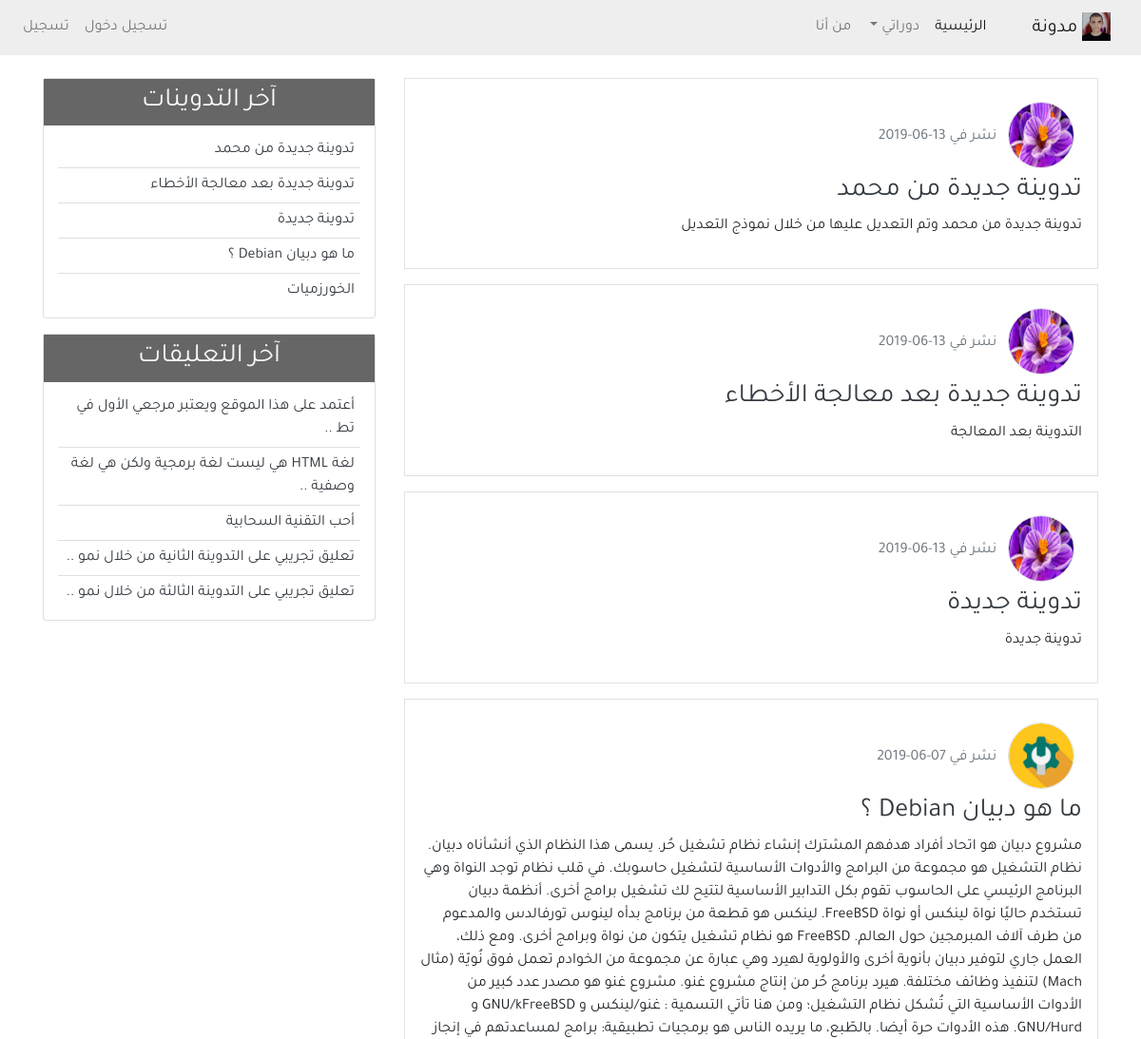
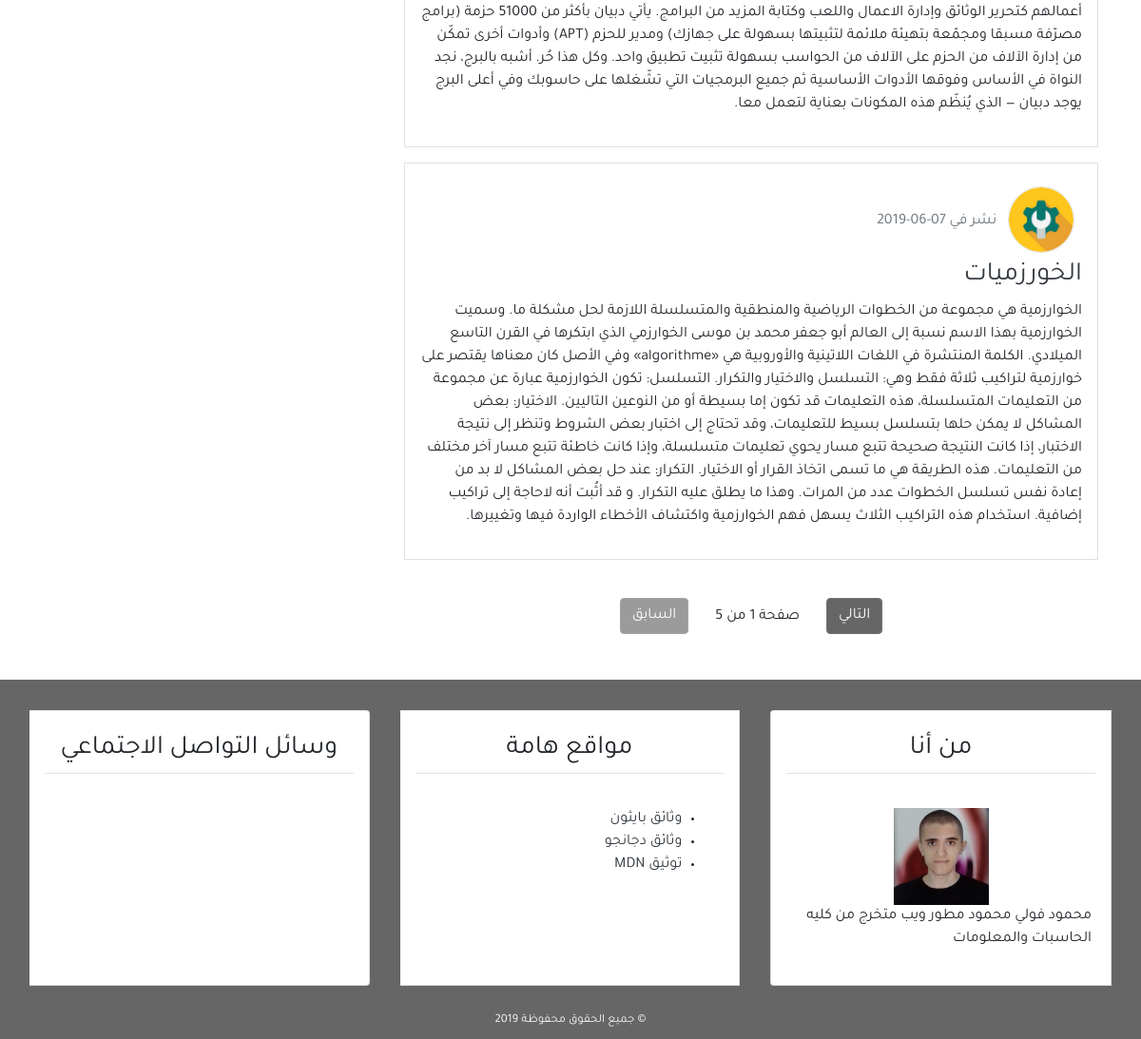
The page / on the database its author committed (2 pictures, top to bottom).
### blog/models.py (models this page shows, shortened)
class Post(models.Model):
    title = models.CharField(max_length=100)
    content = models.TextField()
    post_date = models.DateTimeField(default=timezone.now)
    post_update = models.DateTimeField(auto_now=True)
    author = models.ForeignKey(User, on_delete=models.CASCADE)
    class Meta:
        ordering = ('-post_date', )

class Comment(models.Model):
    name = models.CharField(max_length=50, verbose_name='الاسم')
    email = models.EmailField(verbose_name='البريد الإلكتروني')
    body = models.TextField(verbose_name='التعليق')
    comment_date = models.DateTimeField(auto_now_add=True)
    active = models.BooleanField(default=False)
    post = models.ForeignKey(
        Post, on_delete=models.CASCADE, related_name='comments')
    class Meta:
        ordering = ('-comment_date',)

### user/models.py (models this page shows, shortened)
class Profile(models.Model):
    image = models.ImageField(default='default.jpg', upload_to='profile_pics')
    user = models.OneToOneField(User, on_delete=models.CASCADE)

### blog/views.py (the view)
# urls.py: path('', views.home, name='home'),
def home(request):
    posts = Post.objects.all()
    paginator = Paginator(posts, 5)
    page = request.GET.get('page')
    try:
        posts = paginator.page(page)
    except PageNotAnInteger:
        posts = paginator.page(1)
    except EmptyPage:
        posts = paginator.page(paginator.num_page)
    context = {
        'title': 'الصفحة الرئيسية',
        'posts': posts,
        'page': page,
    }
    return render(request, 'blog/index.html', context)

### blog/templatetags/post_tag.py (called while the page is built)
@register.inclusion_tag('blog/latest_posts.html')
def latest_posts():
    context = {
        'l_posts': Post.objects.all()[0:5],
    }
    return context

@register.inclusion_tag('blog/latest_comments.html')
def latest_comments():
    context = {
        'l_comments': Comment.objects.filter(active=True)[:5],
    }
    return context

### blog/templates/blog/index.html (shortened to what this page needs)
{% extends 'blog/base.html' %}
{% block content %}
{% for post in posts %}
<div class="border p-3 mb-3">
    <img class="img-fluid rounded-circle border m-2" style="width: 70px; height:70px;"
        src="{{post.author.profile.image.url}}" alt="صورة الناشر">
    <span class="text-secondary">نشر في {{post.post_date|date:'d-m-Y'}}</span>
    <h3><a class="text-dark" href="{% url 'detail' post.id %}">{{post.title}}</a></h3>
    <p>{{post.content}}</p>
</div>
{% empty %}
<div class="border p-3 mb-3">
    <h3>لا يوجد تدوينات، إذا كان لديك حساب مسجل من قبل يمكنك <a href="{% url 'login' %}">تسجيل الدخول</a> والقيام بنشر
        أول تدوينة في الموقع.</h3>
</div>
{% endfor %}
{% include 'blog/pagination.html' with page=posts %}
{% endblock content %}

### blog/templates/blog/base.html (shortened to what this page needs)
{% load static %}
{% load post_tag %}
<!DOCTYPE html>
<html lang="ar">
<head>
    <link rel="stylesheet" href="{% static 'blog/css/bootstrap.min.css' %}">
    <link rel="stylesheet" href="{% static 'blog/css/main.css' %}">
</head>
<body>
    <header>
        <nav class="navbar navbar-expand-lg navbar-light bg-light">
            <a class="navbar-brand" href="#">
                <img src="{% static 'blog/images/2.PNG' %}" alt="شعار مدونة" width="30px">
                مدونة</a>
            <div class="collapse navbar-collapse" id="navbarSupportedContent">
                <ul class="navbar-nav">
                    <li class="nav-item active">
                        <a class="nav-link" href="{% url 'home' %}">الرئيسية <span class="sr-only">(current)</span></a>
                    </li>
                    <li class="nav-item dropdown">
                        <a class="nav-link dropdown-toggle" href="#" id="navbarDropdown" role="button"
                            data-toggle="dropdown" aria-haspopup="true" aria-expanded="false">
                            دوراتي
                        </a>
                    </li>
                    <li class="nav-item">
                        <a class="nav-link" href="{% url 'about' %}">من أنا</a>
                    </li>
                </ul>
                {% if user.is_authenticated %}
                <ul class="navbar-nav mr-auto">
                    <li class="nav-item"><a class="nav-link" href="{% url 'new_post' %}">تدوينة جديدة</a></li>
                    <li class="nav-item"><a class="nav-link" href="{% url 'profile' %}">الملف الشخصي</a></li>
                    <li class="nav-item"><a class="nav-link" href="{% url 'logout' %}">تسجيل خروج</a></li>
                </ul>
                {% else %}
                <ul class="navbar-nav mr-auto">
                    <li class="nav-item"><a class="nav-link" href="{% url 'login' %}">تسجيل دخول</a></li>
                    <li class="nav-item"><a class="nav-link" href="{% url 'register' %}">تسجيل</a></li>
                </ul>
                {% endif %}
            </div>
        </nav>
    </header>
    <section>
        <div class="container">
            <div class="row mt-4">
                <div class="col-md-8">
                    {% block content %}
                    {% endblock content %}
                </div>
                <div class="col-md-4">
                    <div class="card mb-3">
                        <h3 class="text-center bg-secondary text-light p-2">آخر التدوينات</h3>
                        {% latest_posts %}
                    </div>
                    <div class="card mb-3">
                        <h3 class="text-center bg-secondary text-light p-2">آخر التعليقات</h3>
                        {% latest_comments %}
                    </div>
                </div>
            </div>
        </div>
    </section>
    <footer class="bg-secondary">
        <div class="container-fluid">
            <div class="row">
                <div class="col-md">
                    <div class="card-group mt-3">
                        <div class="card m-3">
                            <h3 class="card-title text-center border-bottom p-2 m-3">من أنا</h3>
                            <div class="card-body">
                                <div class="text-center">
                                    <img src="{% static 'blog/images/2.PNG' %}" alt="شعار مدونة" width="100px">
                                </div>
                                <p>محمود فولي محمود مطور ويب متخرج من كليه الحاسبات والمعلومات
                                </p>
                            </div>
                        </div>
                        <div class="card m-3">
                            <h3 class="card-title text-center border-bottom p-2 m-3">مواقع هامة</h3>
                            <div class="card-body">
                                <ul>
                                    <li><a class="text-dark" href="https://www.python.org/doc/">وثائق بايثون</a></li>
                                    <li><a class="text-dark" href="https://docs.djangoproject.com/en/2.2/">وثائق
                                            دجانجو</a></li>
                                    <li><a class="text-dark" href="https://developer.mozilla.org/">توثيق MDN</a></li>
                                </ul>
                            </div>
                        </div>
                        <div class="card m-3">
                            <h3 class="card-title text-center border-bottom p-2 m-3">وسائل التواصل الاجتماعي</h3>
                            <h4 class="card-body text-center">
                            </h4>
                        </div>
                    </div>
                </div>
            </div>
            <div class="row p-2">
                <div class="col-md text-center">
                    <small class="text-light">&copy; جميع الحقوق محفوظة {% now 'Y' %}</small>
                </div>
            </div>
        </div>
    </footer>
</body>
</html>

### blog/templates/blog/pagination.html
<div class="pt-3 mt-4 mb-5 text-center">
    {% if page.has_next %}
    <a class="btn btn-secondary bg-secondary" href="?page={{page.next_page_number}}">التالي</a>
    {% else %}
    <a class="btn btn-secondary bg-secondary disabled" href="#">التالي</a>
    {% endif %}
    <span class="pr-4 pl-4">صفحة {{page.number}} من {{page.paginator.num_pages}}</span>
    {% if page.has_previous %}
    <a class="btn btn-secondary bg-secondary" href="?page={{page.previous_page_number}}">السابق</a>
    {% else %}
    <a class="btn btn-secondary bg-secondary disabled" href="#">السابق</a>
    {% endif %}
</div>

### blog/templates/blog/latest_posts.html
<ul class="list-group-flush latest-post">
    {% for post in l_posts %}
    <li class="list-group-item latest-post-item">
        <a class="text-dark" href="{% url 'detail' post.id %}">{{post.title}}</a>
    </li>
    {% empty %}
    <li class="list-group-item latest-post-item">لا يوجد تدوينات</li>
    {% endfor %}
</ul>

### blog/templates/blog/latest_comments.html
<ul class="list-group-flush latest-comment">
    {% for comment in l_comments %}
    <li class="list-group-item latest-comment-item">
        <a class="text-dark" href="{% url 'detail' comment.post.id %}">
            {% if comment.body|length > 40 %}
            {{comment.body|slice:'45'}} ..
            {% else %}
            {{comment.body}}
            {% endif %}
        </a>
    </li>
    {% empty %}
    <li class="list-group-item latest-comment-item">لا يوجد تعليقات</li>
    {% endfor %}
</ul>

### blog/static/blog/css/main.css (style rules this page uses)
html, body { direction: rtl; text-align: right; }
body { font-family: 'Tajawal', sans-serif; }
.bg-secondary { background-color: #666 !important; }
.bg-light { background-color: #EEE !important; }
.latest-post, .latest-comment { padding: 0 15px; }
.latest-post .latest-post-item, .latest-comment .latest-comment-item { padding: 6px; }
.latest-post li:first-child, .latest-comment li:first-child { border-top: 0; }
.latest-post li:last-child, .latest-comment li:last-child { border-bottom: 0; padding-bottom: 0; }

### rows shown on the page
Post: author.profile.image (picture), post_date "13-06-2019", title "تدوينة جديدة من محمد", content "تدوينة جديدة من محمد وتم التعديل عليها من خلال نموذج التعديل"
Post: author.profile.image (picture), post_date "13-06-2019", title "تدوينة جديدة بعد معالجة الأخطاء", content "التدوينة بعد المعالجة"
Post: author.profile.image (picture), post_date "13-06-2019", title "تدوينة جديدة", content "تدوينة جديدة"
Post: author.profile.image (picture), post_date "07-06-2019", title "ما هو دبيان Debian ؟", content "مشروع دبيان هو اتحاد أفراد هدفهم المشترك إنشاء نظام تشغيل حُر. يسمى هذا النظام الذي أنشأناه دبيان. نظام التشغيل هو مجموعة من البرامج والأدوات الأساسية لتشغيل حاسوبك. في قلب نظام توجد النواة وهي البرنامج الرئيسي على الحاسوب تقوم بكل التدابير الأساسية لتتيح لك تشغيل برامج أخرى. أنظمة دبيان تستخدم حاليًا نواة لينكس أو نواة FreeBSD. لينكس هو قطعة من برنامج بدأه لينوس تورفالدس والمدعوم من طرف آلاف المبرمجين حول العالم. FreeBSD هو نظام تشغيل يتكون من نواة وبرامج أخرى. ومع ذلك، العمل جاري لتوفير دبيان بأنوية أخرى والأولوية لهيرد وهي عبارة عن مجموعة من الخوادم تعمل فوق نُويّة (مثال Mach) لتنفيذ وظائف مختلفة. هيرد برنامج حُر من إنتاج مشروع غنو. مشروع غنو هو مصدر عدد كبير من الأدوات الأساسية التي…"
Post: author.profile.image (picture), post_date "07-06-2019", title "الخورزميات", content "الخوارزمية هي مجموعة من الخطوات الرياضية والمنطقية والمتسلسلة اللازمة لحل مشكلة ما. وسميت الخوارزمية بهذا الاسم نسبة إلى العالم أبو جعفر محمد بن موسى الخوارزمي الذي ابتكرها في القرن التاسع الميلادي. الكلمة المنتشرة في اللغات اللاتينية والأوروبية هي «algorithme» وفي الأصل كان معناها يقتصر على خوارزمية لتراكيب ثلاثة فقط وهي: التسلسل والاختيار والتكرار. التسلسل: تكون الخوارزمية عبارة عن مجموعة من التعليمات المتسلسلة، هذه التعليمات قد تكون إما بسيطة أو من النوعين التاليين. الاختيار: بعض المشاكل لا يمكن حلها بتسلسل بسيط للتعليمات، وقد تحتاج إلى اختبار بعض الشروط وتنظر إلى نتيجة الاختبار، إذا كانت النتيجة صحيحة تتبع مسار يحوي تعليمات متسلسلة، وإذا كانت خاطئة تتبع مسار آخر مختلف من التعليمات. هذه…"
Comment: body "أعتمد على هذا الموقع ويعتبر مرجعي الأول في تط"
Comment: body "لغة HTML هي ليست لغة برمجية ولكن هي لغة وصفية"
Comment: body "أحب التقنية السحابية"
Comment: body "تعليق تجريبي على التدوينة الثانية من خلال نمو"
Comment: body "تعليق تجريبي على التدوينة الثالثة من خلال نمو"

### other values the page prints
{{ page.paginator.num_pages }} "5"
